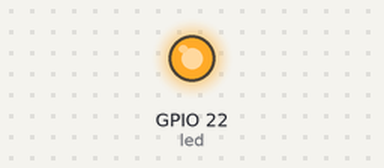
Bench run of a program on a simulated ESP32 board running MicroPython. On the bench: output pins drawn as LEDs (lit = HIGH). Deep sleep restarts the program when it ends.

Above: at 2.5 s.
At 7.6 s:
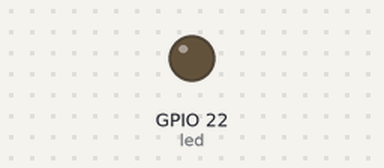
Timing chart, 0 to 13.4 s (numbered marks = the images above):
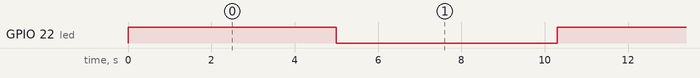

Measured:
- by itself, GPIO 22 (led): alternates HIGH for 5.0 s and LOW for 5.3 s

The program:

main.py
```python
"""
   * e-mail : rachelsysteme@gmail.com
   * gitHub : https://github.com/RS-malik-el
   * Donation : paypal.me/RachelSysteme
   *
   * @AUTHEUR : RACHEL SYSTEME
   * DATE : 14/09/2022
   *
   * @Board : ESP32
   * Gestion deepsleep interne
"""

from machine import Pin, deepsleep
from time import sleep_ms

led = Pin(22, mode=Pin.OUT)
led.value(1)
sleep_ms(5000) # Attente
deepsleep(5000)
```
